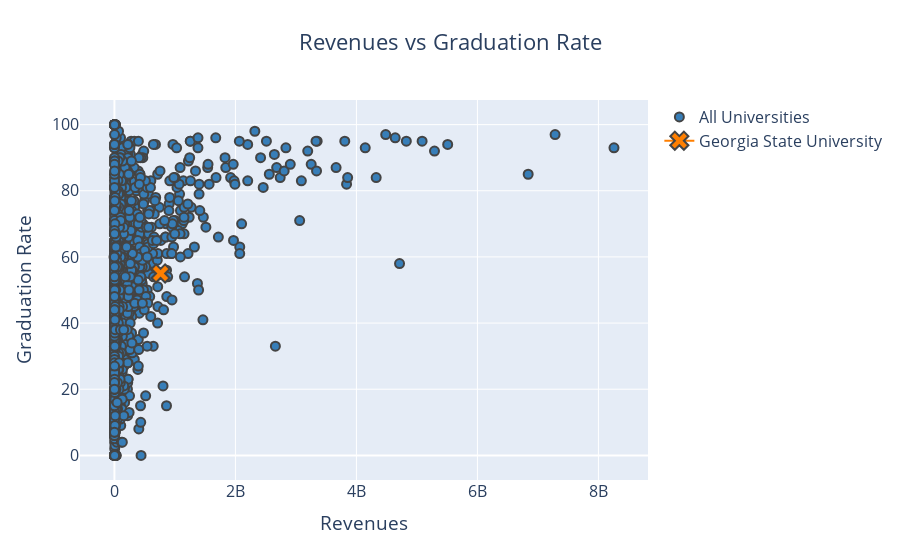

Notebook code cell kept with this figure:
### Markdown cell above
# <center>Revenue</center>

### Code cell
fig = go.Figure()
fig.add_trace(go.Scatter(
    x=df_2019[revenue_cols[0]],
    y=df_2019[total],
    mode='markers', 
    marker=dict(color=qualitative[1], size=9, line=dict(width=2)),
    name='All Universities'
))
fig.add_trace(go.Scatter(
    x=[sample_revenue],
    y=[sample_total],
    marker=dict(color=qualitative[-1], size=16, symbol='x', line=dict(width=2)),
    name=university_x
))
fig.update_layout(
    title="Revenues vs Graduation Rate",
    title_x= 0.5,
    xaxis=dict(title="Revenues"),
    yaxis=dict(title="Graduation Rate"),
    font=dict(size=16)
)

### Figure 1 — Plotly figure (JSON) as saved in the notebook; plotly's stock layout.template omitted (floating-point values rounded to 4 significant figures; data arrays with more than 128 entries replaced by an {"elided": "..."} marker saying what was removed)
{"data": [{"marker": {"color": "#377eb8", "line": {"width": 2}, "size": 9}, "mode": "markers", "name": "All Universities", "type": "scatter", "x": {"elided": "2315 float values"}, "y": {"elided": "2315 int values"}}, {"marker": {"color": "#ff7f00", "line": {"width": 2}, "size": 16, "symbol": "x"}, "name": "Georgia State University", "type": "scatter", "x": [763018956], "y": [55]}], "layout": {"font": {"size": 16}, "title": {"text": "Revenues vs Graduation Rate", "x": 0.5}, "xaxis": {"title": {"text": "Revenues"}}, "yaxis": {"title": {"text": "Graduation Rate"}}}}
